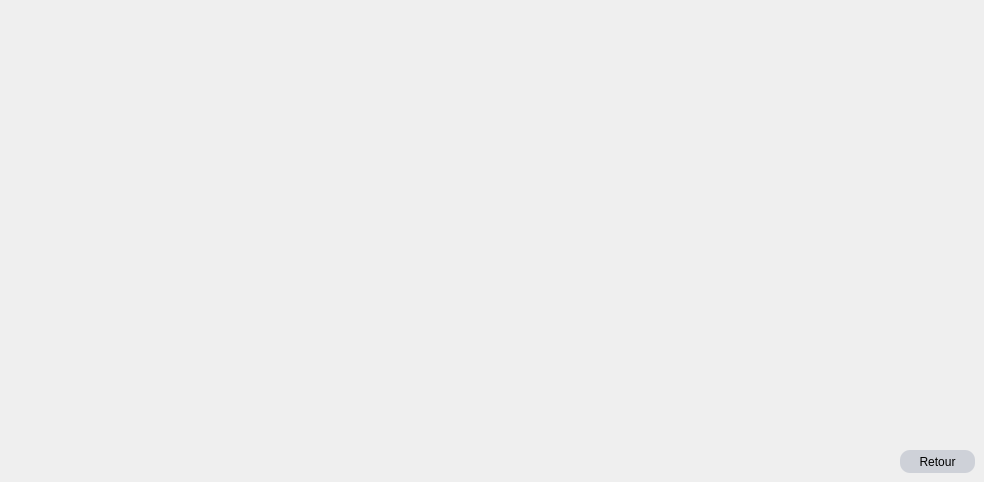
    <widget class="QWidget" name="page_3">
     <widget class="QPushButton" name="pushButton3">
      <property name="geometry">
       <rect>
        <x>160</x>
        <y>60</y>
        <width>261</width>
        <height>161</height>
       </rect>
      </property>
      <property name="styleSheet">
       <string notr="true">


QPushButton{

	background-image: url(:/diet1.jpg);
border-style:outset;
border-radius:60px;
}
QPushButton:pressed{
background-color:rgb(224,0,0);
border-style:inset;
}

</string>
      </property>
      <property name="text">
       <string/>
      </property>
     </widget>
     <widget class="QPushButton" name="pushButton_2">
      <property name="geometry">
       <rect>
        <x>510</x>
        <y>300</y>
        <width>251</width>
        <height>151</height>
       </rect>
      </property>
      <property name="styleSheet">
       <string notr="true">



QPushButton{

	background-image: url(:/meal2.jpg);
border-style:outset;
border-radius:60px;
}
QPushButton:pressed{
background-color:rgb(224,0,0);
border-style:inset;
}</string>
      </property>
      <property name="text">
       <string/>
      </property>
     </widget>
     <widget class="QPushButton" name="pushButton">
      <property name="geometry">
       <rect>
        <x>900</x>
        <y>450</y>
        <width>75</width>
        <height>23</height>
       </rect>
      </property>
      <property name="styleSheet">
       <string notr="true">
QPushButton{
background:#ced1d8;
border-style:outset;
border-radius:10px;
}
QPushButton:pressed{
background-color:rgb(224,0,0);
border-style:inset;}
QPushButton:hover {
    background-color: rgb(255, 0, 0);
    }
</string>
      </property>
      <property name="text">
       <string>Retour</string>
      </property>
     </widget>
    </widget>
